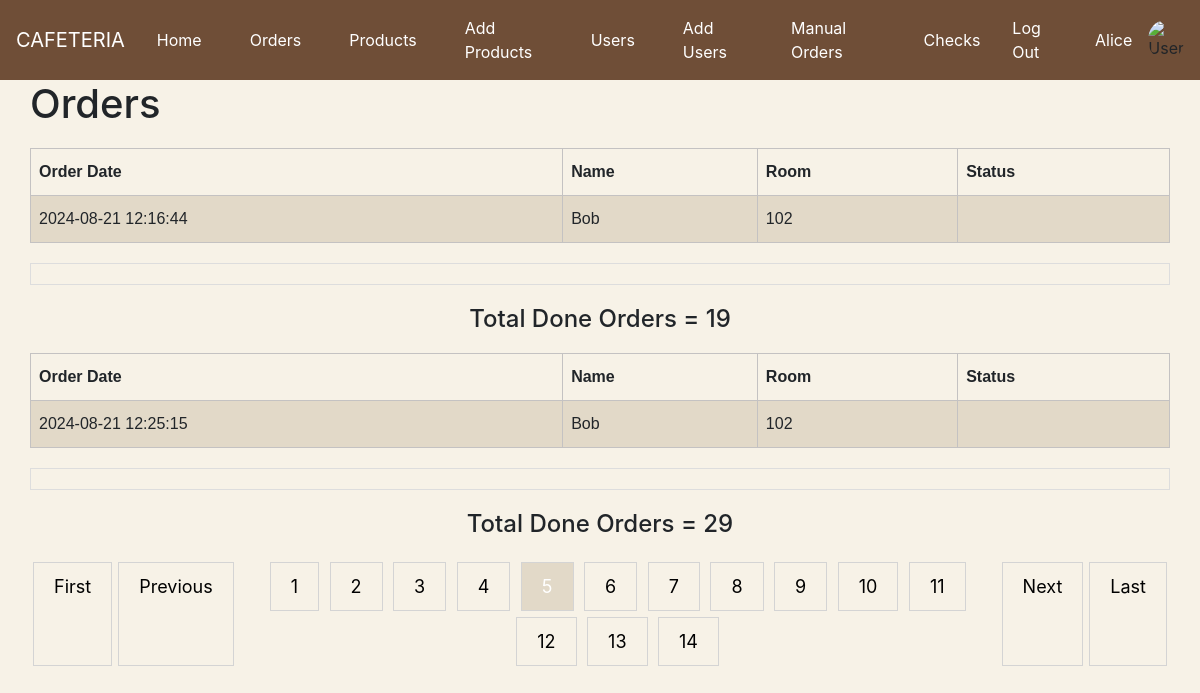
The page /view/admin/allOrders.php?page-nr=5 (signed in) on the database its author committed.
### tables this page shows
CREATE TABLE `Orders` (
  `Order_ID` int NOT NULL AUTO_INCREMENT,
  `User_ID` int DEFAULT NULL,
  `Order_Date` datetime DEFAULT CURRENT_TIMESTAMP,
  `Total_Amount` int DEFAULT NULL,
  `Note` text,
  `Status` enum('processing','out of delivery','Done','Canceled') DEFAULT NULL,
  PRIMARY KEY (`Order_ID`),
  KEY `User_ID` (`User_ID`),
  CONSTRAINT `Orders_ibfk_1` FOREIGN KEY (`User_ID`) REFERENCES `Users` (`User_ID`)
);

CREATE TABLE `Users` (
  `User_ID` int NOT NULL AUTO_INCREMENT,
  `Name` varchar(100) DEFAULT NULL,
  `Email` varchar(100) DEFAULT NULL,
  `Password` varchar(255) DEFAULT NULL,
  `Picture` varchar(255) DEFAULT NULL,
  `Room_Number` int DEFAULT NULL,
  `Role` enum('Admin','User') DEFAULT 'User',
  PRIMARY KEY (`User_ID`),
  UNIQUE KEY `Email` (`Email`)
);

### module/DBconection.php (called while the page is built, shortened)
<?php
class db
{
    private $server = 'localhost';
    private $username = 'root';
    private $password = 'Anas_246810';
    private $database = 'Cafeteria';
    private $connection;
    function __construct()
    {
        try{
            $dsn = 'mysql:dbname='.$this->database.';host='.$this->server;
            $this->connection= new PDO($dsn, $this->username, $this->password);
        }
        catch (PDOException $e) {
            echo 'Connection failed: ' . $e->getMessage();
        }
    }
    function get_data_col($col,$table, $condetion = 1)
    {
        $query= "SELECT $col FROM $table WHERE $condetion";
        $stmt=$this->connection->prepare($query);
        $stmt->execute();
        $result=$stmt->fetchAll();
        return $result;
    }
}
?>

### view/admin/allOrders.php (the view, shortened to what this page needs)
<!DOCTYPE html>
<html lang="en">
<head>
    <link rel="stylesheet" href="https://maxcdn.bootstrapcdn.com/bootstrap/4.5.2/css/bootstrap.min.css">
    <link rel="stylesheet" href="../layout/pagenation.style.css">
    <link rel="stylesheet" href="../insertOrder.style.css">
</head>
<body>
<?php
require("../layout/adminHeader.php");
if(empty($_SESSION['email'])){
    header("Location: ../login.php");
}
else{
    if($_SESSION['Role'] == "User" ){
        echo "User";
    }
    else{
        require("../../module/DBconection.php");
        $DB = new db();
        $result = $DB->get_data_col('Orders.Order_ID , Orders.Total_Amount , Orders.Order_Date , Users.Name , Users.Room_Number , Orders.Status ','Orders,Users',' Orders.User_ID = Users.User_id ');
        $rows_per_page = 2;
        $start = 0;
        if(isset($_GET['page-nr'])){
            $page = $_GET['page-nr'] - 1;
            $start = $page * $rows_per_page;
        }
        $result = $DB->get_data_col('Orders.Order_ID , Orders.Total_Amount , Orders.Order_Date , Users.Name , Users.Room_Number , Orders.Status ','Orders,Users'," Orders.User_ID = Users.User_id  LIMIT $start, $rows_per_page");
    }
?>
<h1 class="myOrder"  >Orders</h1>
<div class="contan">
<?php
    foreach($result as $row)
    {
        $total =$row["Total_Amount"];
 ?>
<table>
    <tr>
        <th>Order Date</td>
        <th>Name</td>
        <th>Room</th>
        <th>Status</th>
    </tr>
        <tr >
            <td><?php echo $row["Order_Date"];?></td>
            <td><?php echo $row["Name"]; ?></td>
            <td><?php echo $row["Room_Number"]; ?></td>
            <td><?php echo $row["Status"]?></td>
</table>
</div>
<div class="contan">
<div class="box" >
</div>
</div>
<div class="contan">
    <h4>Total Done Orders = <?php echo $total?></h4>
</div>
<div class="contan">
<?php
    }
require("../layout/pagenation.php");
}
?>
</div>
</body>

### view/insertOrder.style.css (style rules this page uses)
body { background-color: #f7f2e7; }
.myOrder { margin-left: 2.5%; }
table { font-family: arial, sans-serif; border-collapse: collapse; width: 100%; }
td,th { border: 1px solid #c4c2c2; text-align: left; padding: 11px 8px; }
tr:nth-child(even) { background-color: #e2d9c8; }
.box { width: 100%; padding: 10px; border: 1px solid #dddddd; text-align: center; display: flex; flex-wrap:wrap ; justify-content: center; }
.contan { width: 95%; margin: 20px 2.5%; text-align: center; }

### rows shown on the page
orders: Order_Date "2024-08-21 12:16:44", User_ID.Name "Bob", User_ID.Room_Number "102", Total_Amount "19"
orders: Order_Date "2024-08-21 12:25:15", User_ID.Name "Bob", User_ID.Room_Number "102", Total_Amount "29"

### other values the page prints
$_SESSION['Name'] "Alice"
